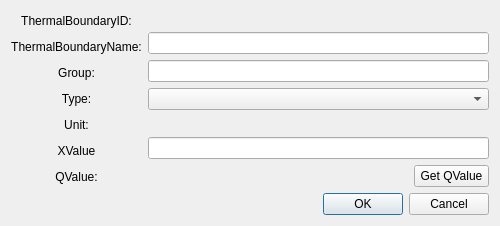
<?xml version="1.0" encoding="UTF-8"?>
<ui version="4.0">
 <class>tbDialog</class>
 <widget class="QDialog" name="tbDialog">
  <property name="geometry">
   <rect>
    <x>0</x>
    <y>0</y>
    <width>500</width>
    <height>226</height>
   </rect>
  </property>
  <property name="windowTitle">
   <string>Dialog</string>
  </property>
  <layout class="QGridLayout" name="gridLayout">
   <item row="1" column="0" colspan="2">
    <layout class="QVBoxLayout" name="tableLayout"/>
   </item>
   <item row="0" column="1">
    <layout class="QVBoxLayout" name="verticalLayout_2">
     <item>
      <widget class="QLabel" name="labTbDisplayID">
       <property name="maximumSize">
        <size>
         <width>16777215</width>
         <height>50</height>
        </size>
       </property>
       <property name="text">
        <string/>
       </property>
       <property name="alignment">
        <set>Qt::AlignLeading|Qt::AlignLeft|Qt::AlignVCenter</set>
       </property>
       <property name="textInteractionFlags">
        <set>Qt::LinksAccessibleByMouse|Qt::TextEditable</set>
       </property>
      </widget>
     </item>
     <item>
      <widget class="QLineEdit" name="lineEditTb_Name">
       <property name="maximumSize">
        <size>
         <width>16777215</width>
         <height>50</height>
        </size>
       </property>
       <property name="autoFillBackground">
        <bool>true</bool>
       </property>
       <property name="alignment">
        <set>Qt::AlignLeading|Qt::AlignLeft|Qt::AlignVCenter</set>
       </property>
      </widget>
     </item>
     <item>
      <widget class="QLineEdit" name="lineEditTb_Group">
       <property name="maximumSize">
        <size>
         <width>16777215</width>
         <height>50</height>
        </size>
       </property>
       <property name="alignment">
        <set>Qt::AlignLeading|Qt::AlignLeft|Qt::AlignVCenter</set>
       </property>
      </widget>
     </item>
     <item>
      <widget class="QComboBox" name="comboBox">
       <property name="maximumSize">
        <size>
         <width>16777215</width>
         <height>50</height>
        </size>
       </property>
       <property name="currentIndex">
        <number>-1</number>
       </property>
       <item>
        <property name="text">
         <string>QNULL</string>
        </property>
       </item>
       <item>
        <property name="text">
         <string>BSINK</string>
        </property>
       </item>
       <item>
        <property name="text">
         <string>QAREA</string>
        </property>
       </item>
       <item>
        <property name="text">
         <string>QLENG</string>
        </property>
       </item>
       <item>
        <property name="text">
         <string>QTOTA</string>
        </property>
       </item>
       <item>
        <property name="text">
         <string>QVOLU</string>
        </property>
       </item>
       <item>
        <property name="text">
         <string>INULL</string>
        </property>
       </item>
       <item>
        <property name="text">
         <string>IAREA</string>
        </property>
       </item>
       <item>
        <property name="text">
         <string>ILENG</string>
        </property>
       </item>
       <item>
        <property name="text">
         <string>ITOTA</string>
        </property>
       </item>
       <item>
        <property name="text">
         <string>IVOLU</string>
        </property>
       </item>
      </widget>
     </item>
     <item>
      <widget class="QLabel" name="labTbDisplayUnit">
       <property name="maximumSize">
        <size>
         <width>16777215</width>
         <height>50</height>
        </size>
       </property>
       <property name="text">
        <string/>
       </property>
      </widget>
     </item>
     <item>
      <widget class="QLineEdit" name="lineEditTb_XValue">
       <property name="maximumSize">
        <size>
         <width>16777215</width>
         <height>50</height>
        </size>
       </property>
       <property name="alignment">
        <set>Qt::AlignLeading|Qt::AlignLeft|Qt::AlignVCenter</set>
       </property>
      </widget>
     </item>
     <item>
      <layout class="QHBoxLayout" name="horizontalLayout">
       <item>
        <widget class="QLabel" name="labTbDisplayQValue">
         <property name="maximumSize">
          <size>
           <width>16777215</width>
           <height>50</height>
          </size>
         </property>
         <property name="text">
          <string/>
         </property>
         <property name="textInteractionFlags">
          <set>Qt::LinksAccessibleByMouse|Qt::TextSelectableByMouse</set>
         </property>
        </widget>
       </item>
       <item>
        <widget class="QPushButton" name="pbGetQValue">
         <property name="maximumSize">
          <size>
           <width>75</width>
           <height>50</height>
          </size>
         </property>
         <property name="text">
          <string>Get QValue</string>
         </property>
        </widget>
       </item>
      </layout>
     </item>
    </layout>
   </item>
   <item row="0" column="0">
    <layout class="QVBoxLayout" name="verticalLayout">
     <item>
      <widget class="QLabel" name="labTbID">
       <property name="maximumSize">
        <size>
         <width>16777215</width>
         <height>50</height>
        </size>
       </property>
       <property name="autoFillBackground">
        <bool>false</bool>
       </property>
       <property name="text">
        <string>ThermalBoundaryID:</string>
       </property>
       <property name="alignment">
        <set>Qt::AlignCenter</set>
       </property>
       <property name="textInteractionFlags">
        <set>Qt::LinksAccessibleByMouse|Qt::TextEditable</set>
       </property>
      </widget>
     </item>
     <item>
      <widget class="QLabel" name="labTbName">
       <property name="maximumSize">
        <size>
         <width>16777215</width>
         <height>50</height>
        </size>
       </property>
       <property name="text">
        <string>ThermalBoundaryName:</string>
       </property>
       <property name="alignment">
        <set>Qt::AlignCenter</set>
       </property>
       <property name="textInteractionFlags">
        <set>Qt::LinksAccessibleByMouse|Qt::TextEditable</set>
       </property>
      </widget>
     </item>
     <item>
      <widget class="QLabel" name="labTbGroup">
       <property name="maximumSize">
        <size>
         <width>16777215</width>
         <height>50</height>
        </size>
       </property>
       <property name="text">
        <string>Group:</string>
       </property>
       <property name="alignment">
        <set>Qt::AlignCenter</set>
       </property>
       <property name="textInteractionFlags">
        <set>Qt::LinksAccessibleByMouse|Qt::TextEditable</set>
       </property>
      </widget>
     </item>
     <item>
      <widget class="QLabel" name="labTbType">
       <property name="maximumSize">
        <size>
         <width>16777215</width>
         <height>50</height>
        </size>
       </property>
       <property name="text">
        <string>Type:</string>
       </property>
       <property name="alignment">
        <set>Qt::AlignCenter</set>
       </property>
       <property name="textInteractionFlags">
        <set>Qt::LinksAccessibleByMouse|Qt::TextEditable</set>
       </property>
      </widget>
     </item>
     <item>
      <widget class="QLabel" name="labTbUnit">
       <property name="maximumSize">
        <size>
         <width>16777215</width>
         <height>50</height>
        </size>
       </property>
       <property name="text">
        <string>Unit:</string>
       </property>
       <property name="alignment">
        <set>Qt::AlignCenter</set>
       </property>
       <property name="textInteractionFlags">
        <set>Qt::LinksAccessibleByMouse|Qt::TextEditable</set>
       </property>
      </widget>
     </item>
     <item>
      <widget class="QLabel" name="labTbType_2">
       <property name="maximumSize">
        <size>
         <width>16777215</width>
         <height>50</height>
        </size>
       </property>
       <property name="text">
        <string>XValue</string>
       </property>
       <property name="alignment">
        <set>Qt::AlignCenter</set>
       </property>
       <property name="textInteractionFlags">
        <set>Qt::LinksAccessibleByMouse|Qt::TextEditable</set>
       </property>
      </widget>
     </item>
     <item>
      <widget class="QLabel" name="labTbQValue">
       <property name="maximumSize">
        <size>
         <width>16777215</width>
         <height>50</height>
        </size>
       </property>
       <property name="text">
        <string>QValue:</string>
       </property>
       <property name="alignment">
        <set>Qt::AlignCenter</set>
       </property>
       <property name="textInteractionFlags">
        <set>Qt::LinksAccessibleByMouse|Qt::TextEditable</set>
       </property>
      </widget>
     </item>
    </layout>
   </item>
   <item row="2" column="0" colspan="2">
    <widget class="QDialogButtonBox" name="buttonBox">
     <property name="layoutDirection">
      <enum>Qt::LeftToRight</enum>
     </property>
     <property name="orientation">
      <enum>Qt::Horizontal</enum>
     </property>
     <property name="standardButtons">
      <set>QDialogButtonBox::Cancel|QDialogButtonBox::Ok</set>
     </property>
     <property name="centerButtons">
      <bool>false</bool>
     </property>
    </widget>
   </item>
  </layout>
 </widget>
 <resources/>
 <connections/>
</ui>
